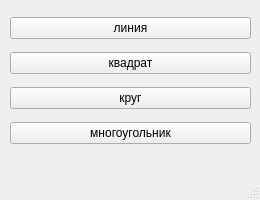
<?xml version="1.0" encoding="UTF-8"?>
<ui version="4.0">
 <class>DrawWindow</class>
 <widget class="QMainWindow" name="DrawWindow">
  <property name="geometry">
   <rect>
    <x>0</x>
    <y>0</y>
    <width>260</width>
    <height>200</height>
   </rect>
  </property>
  <property name="windowTitle">
   <string>Нарисовать</string>
  </property>
  <widget class="QWidget" name="centralwidget">
   <widget class="QWidget" name="verticalLayoutWidget">
    <property name="geometry">
     <rect>
      <x>10</x>
      <y>10</y>
      <width>241</width>
      <height>141</height>
     </rect>
    </property>
    <layout class="QVBoxLayout" name="verticalLayout">
     <item>
      <widget class="QPushButton" name="LineButton">
       <property name="text">
        <string>линия</string>
       </property>
      </widget>
     </item>
     <item>
      <widget class="QPushButton" name="SquareButton">
       <property name="text">
        <string>квадрат</string>
       </property>
      </widget>
     </item>
     <item>
      <widget class="QPushButton" name="CircleButton">
       <property name="text">
        <string>круг</string>
       </property>
      </widget>
     </item>
     <item>
      <widget class="QPushButton" name="PolygonButton">
       <property name="text">
        <string>многоугольник</string>
       </property>
      </widget>
     </item>
    </layout>
   </widget>
  </widget>
  <widget class="QMenuBar" name="menubar">
   <property name="geometry">
    <rect>
     <x>0</x>
     <y>0</y>
     <width>260</width>
     <height>21</height>
    </rect>
   </property>
  </widget>
  <widget class="QStatusBar" name="statusbar"/>
 </widget>
 <resources/>
 <connections/>
</ui>
